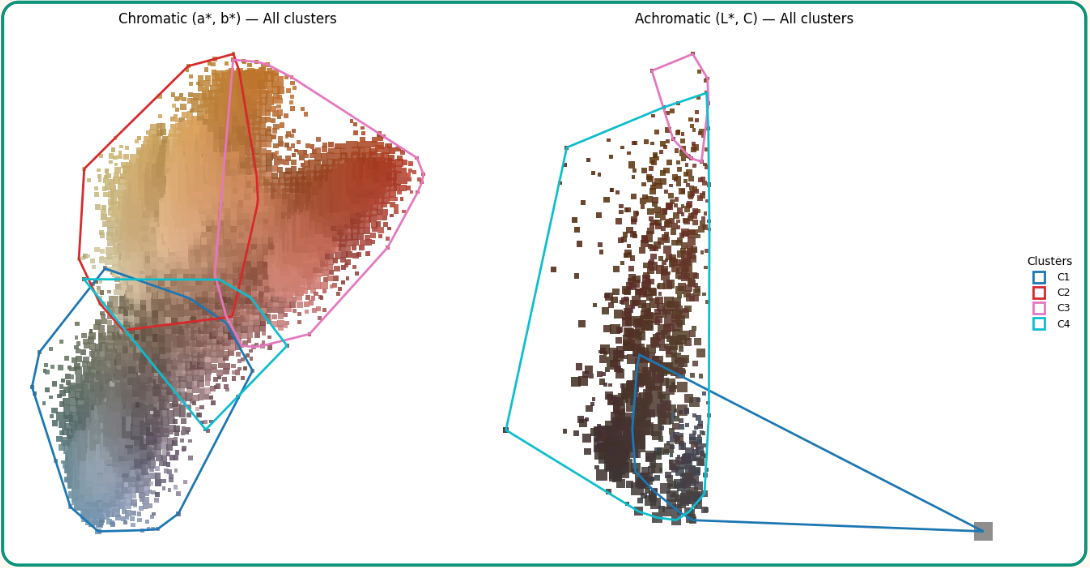
#> input picture palette.png, 1090 x 568 px; its folder holds only this picture in this run
$ python cut_polygons_cv.py -i palette.png
#> lines starting #> are read from the running program, lines starting #| are printed output that depends on the picture; after the words box and inside, x2 and y2 are one past the last pixel; in counts of white or black regions, pixels touching at a corner belong together
#> in main, img is the input picture: shape (568, 1090, 3); mean B, G, R 223.4, 226.7, 230
#!/usr/bin/env python3
"""
Interactive polygon cutter with OpenCV.

Controls (mouse / keyboard):
 - Left click: add point to current polygon
 - Right click: remove last point from current polygon
 - Enter or 'c': complete current polygon (if >= 3 points) and start a new one
 - 'n': start a new empty polygon (abandons current points if any)
 - 'z': undo last completed polygon
 - 'x': delete polygon under mouse (click mouse to position, then press 'x')
 - 'b': cycle through background swatches
 - 't': toggle showing filled masks overlay
 - 'a': export PNG with alpha channel (transparent outside)
 - 'f': export flattened PNG with chosen background color
 - 'q' or ESC: quit
 - 'h': print this help
"""

import cv2
import numpy as np
import os
from tkinter import Tk, filedialog

# -----------------------
# Helper: pixel-perfect mask + export
# -----------------------
# [34 lines left out: function cut_polygons_from_image, not called in this run]

# -----------------------
# Interactive OpenCV UI
# -----------------------
class PolygonEditor:
    def __init__(self, img):
        self.img_orig = img.copy()
        self.h, self.w = img.shape[:2]
#> self.h = 568; self.w = 1090
        self.polygons = []  # list of lists of (x,y)
        self.current = []   # current building polygon
        self.active_bg_idx = 0
        self.bg_swatches = [
            (255,255,255), # white
            (0,0,0),       # black
            (127,127,127), # gray
            (0,0,255),     # red (BGR)
            (0,255,0),     # green
            (255,0,0),     # blue
            (0,255,255),   # yellow
            (255,0,255),   # magenta
        ]
        self.show_mask_overlay = True
        self.mouse_pos = (0,0)
        self.window_name = "Polygon Cutter - press 'h' for help"
        cv2.namedWindow(self.window_name, cv2.WINDOW_NORMAL)
        cv2.setMouseCallback(self.window_name, self.on_mouse)

    # [9 lines left out: function on_mouse, not called in this run]

    def draw(self):
        disp = self.img_orig.copy()
        # draw completed polygons
        for poly in self.polygons:
            if len(poly) >= 3:
                pts = np.array(poly, np.int32).reshape((-1,1,2))
                cv2.polylines(disp, [pts], isClosed=True, color=(0,255,0), thickness=2)
                cv2.fillPoly(disp, [pts], color=(0,255,0,))  # visual fill (green)
            else:
                for p in poly:
                    cv2.circle(disp, p, 3, (0,255,0), -1)
        # draw current polygon
        if self.current:
            pts_current = np.array(self.current, np.int32).reshape((-1,1,2))
            cv2.polylines(disp, [pts_current], isClosed=False, color=(0,0,255), thickness=2)
            for p in self.current:
                cv2.circle(disp, p, 4, (0,0,255), -1)
        # mask overlay preview
        if self.show_mask_overlay:
            mask = np.zeros((self.h, self.w), dtype=np.uint8)
            pts_list = []
            for poly in self.polygons:
                if len(poly) >= 3:
                    pts_list.append(np.array(poly, np.int32).reshape((-1,1,2)))
            if pts_list:
                cv2.fillPoly(mask, pts_list, 255)
                overlay = disp.copy()
                overlay[mask==255] = (overlay[mask==255] * 0.2 + np.array([0, 200, 0]) * 0.8).astype(np.uint8)
                alpha = 0.35
                disp = cv2.addWeighted(overlay, alpha, disp, 1-alpha, 0)
        # draw background swatches
        sw_w = 30
        sw_h = 20
        margin = 8
        for i,c in enumerate(self.bg_swatches):
            bx = disp.shape[1] - (i+1)*(sw_w + margin)
            by = margin
            cv2.rectangle(disp, (bx,by), (bx+sw_w, by+sw_h), c, -1)
            if i == self.active_bg_idx:
                cv2.rectangle(disp, (bx-2,by-2), (bx+sw_w+2, by+sw_h+2), (0,255,255), 2)
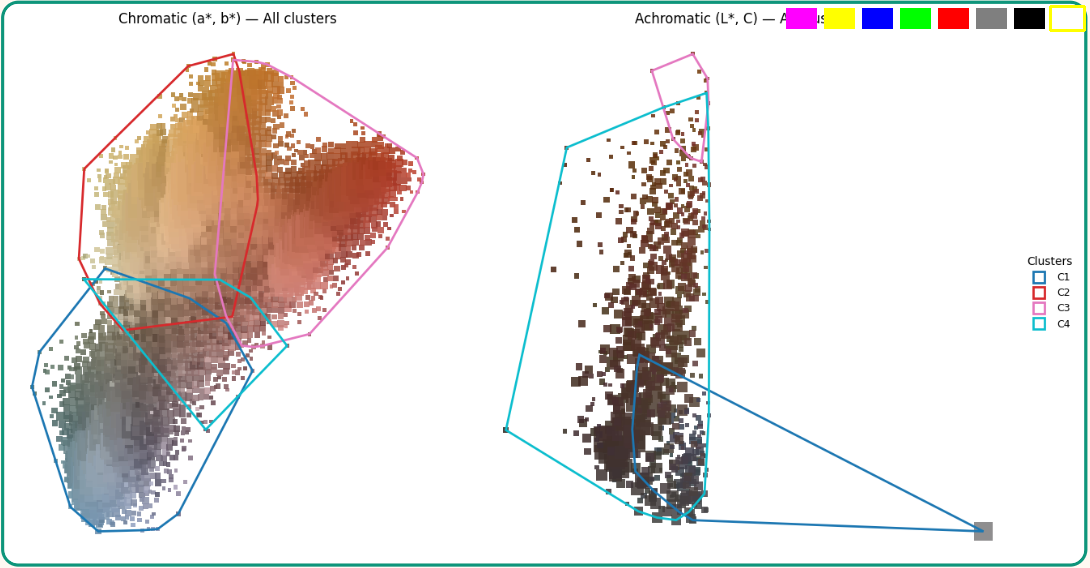
#> disp: shape (568, 1090, 3); 0.79% of pixels changed, all inside (x1, y1, x2, y2) = (786, 5, 1086, 32)
        # instructions text
        info = [
            "LMB: add point  RMB: remove last point  Enter/c: complete poly",
            "n: new poly  z: undo last poly  x: delete poly under mouse",
            "b: cycle background  t: toggle mask preview  a: export PNG with alpha",
            "f: export flattened PNG with background  q/Esc: quit  h: help"
        ]
        y0 = disp.shape[0] - 80
#> y0 = 488
        for i,line in enumerate(info):
            cv2.putText(disp, line, (10, y0 + i*20), cv2.FONT_HERSHEY_SIMPLEX, 0.5, (240,240,240), 1, cv2.LINE_AA)
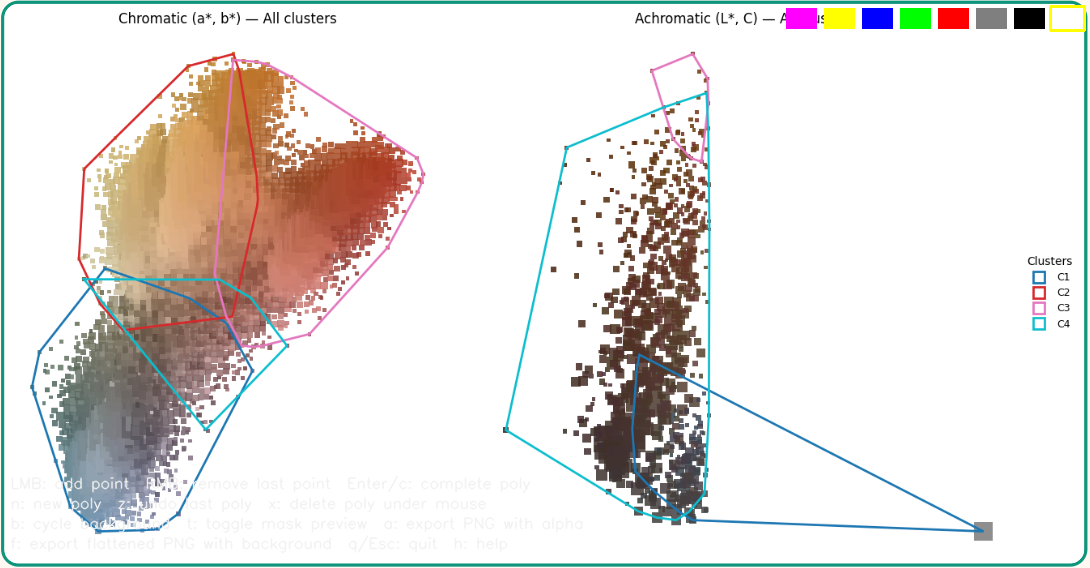
#> disp: shape (568, 1090, 3); 1.61% of pixels changed, all inside (x1, y1, x2, y2) = (11, 475, 583, 553)
        # draw mouse pos
        cv2.putText(disp, f"Mouse: {self.mouse_pos}", (10,20), cv2.FONT_HERSHEY_SIMPLEX, 0.5, (240,240,240), 1, cv2.LINE_AA)
#> disp: shape (568, 1090, 3); 0.09% of pixels changed, all inside (x1, y1, x2, y2) = (11, 7, 118, 25)
        cv2.imshow(self.window_name, disp)

    # [23 lines left out: functions polygon_index_under_point, export_alpha, export_flat, not called in this run]

    def run(self):
        print(__doc__)
        while True:
            self.draw()
            key = cv2.waitKey(50) & 0xFF
#> (key q is pressed here)
            if key == 255:  # no key
                continue
            if key in (27, ord('q')):  # ESC or q
                break
            elif key == ord('h'):
                print(__doc__)
            elif key == ord('\r') or key == ord('c'):
                # complete current polygon
                if len(self.current) >= 3:
                    self.polygons.append(self.current.copy())
                    self.current = []
                    print("Polygon completed. Total polygons:", len(self.polygons))
                else:
                    print("Need at least 3 points to complete a polygon.")
            elif key == ord('n'):
                self.current = []
                print("Started new polygon.")
            elif key == ord('z'):
                if self.polygons:
                    self.polygons.pop()
                    print("Undid last polygon. remaining:", len(self.polygons))
            elif key == ord('x'):
                idx = self.polygon_index_under_point(self.mouse_pos)
                if idx >= 0:
                    self.polygons.pop(idx)
                    print(f"Deleted polygon {idx}.")
                else:
                    print("No polygon under mouse to delete.")
            elif key == ord('b'):
                self.active_bg_idx = (self.active_bg_idx + 1) % len(self.bg_swatches)
                print("Background color set to", self.bg_swatches[self.active_bg_idx])
            elif key == ord('t'):
                self.show_mask_overlay = not self.show_mask_overlay
                print("Mask preview:", self.show_mask_overlay)
            elif key == ord('a'):
                # Save with alpha - choose filename via dialog
                fname = self.pick_filename(suffix="_alpha.png")
                if fname:
                    self.export_alpha(fname)
            elif key == ord('f'):
                fname = self.pick_filename(suffix="_flat.png")
                if fname:
                    self.export_flat(fname)

        cv2.destroyAllWindows()

    # [19 lines left out: functions pick_filename, pick_image_with_dialog, not called in this run]

def main():
    import argparse
    parser = argparse.ArgumentParser(description="Interactive polygon cutter (OpenCV)")
    parser.add_argument("--image", "-i", help="Path to image to open", default=None)
    args = parser.parse_args()

    img_path = args.image
    if not img_path:
        img_path = pick_image_with_dialog()
    if not img_path or not os.path.exists(img_path):
        print("No image selected or file not found.")
        return
    img = cv2.imread(img_path, cv2.IMREAD_COLOR)
    if img is None:
        print("Failed to load image.")
        return
    editor = PolygonEditor(img)
    editor.run()

if __name__ == "__main__":
    main()
